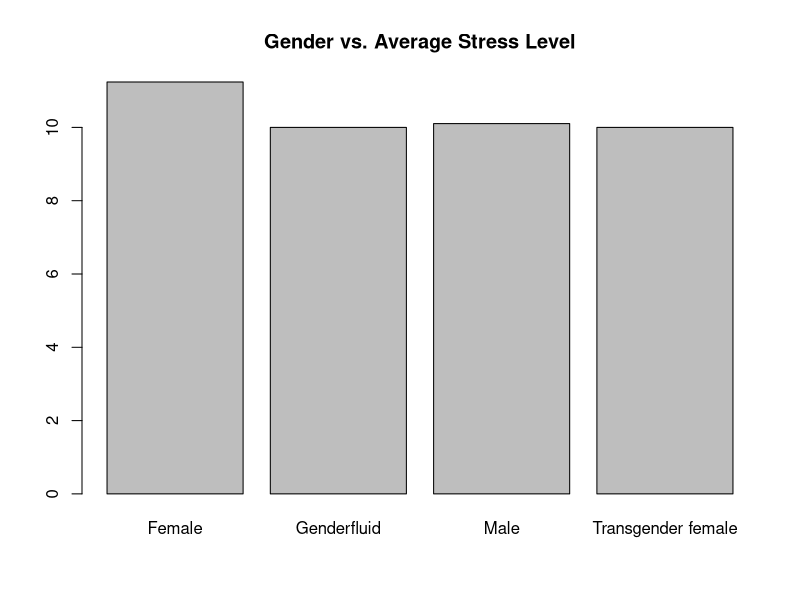
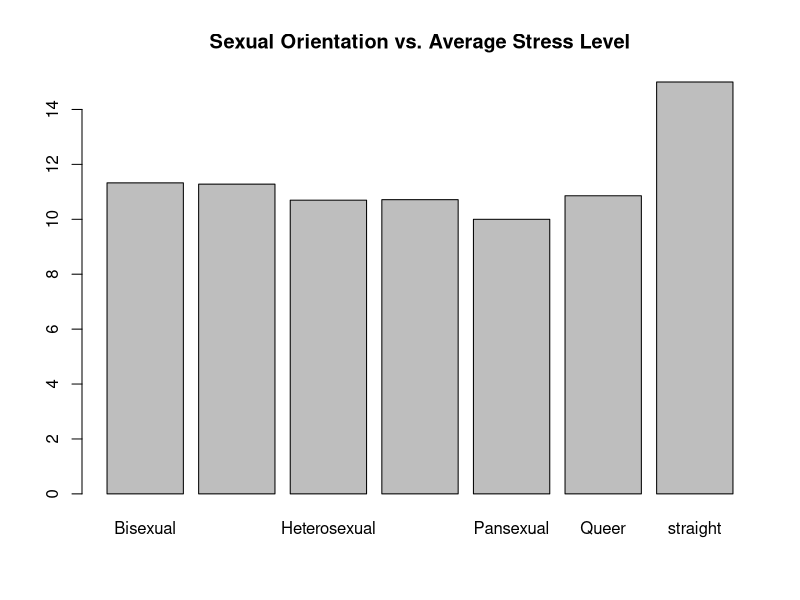
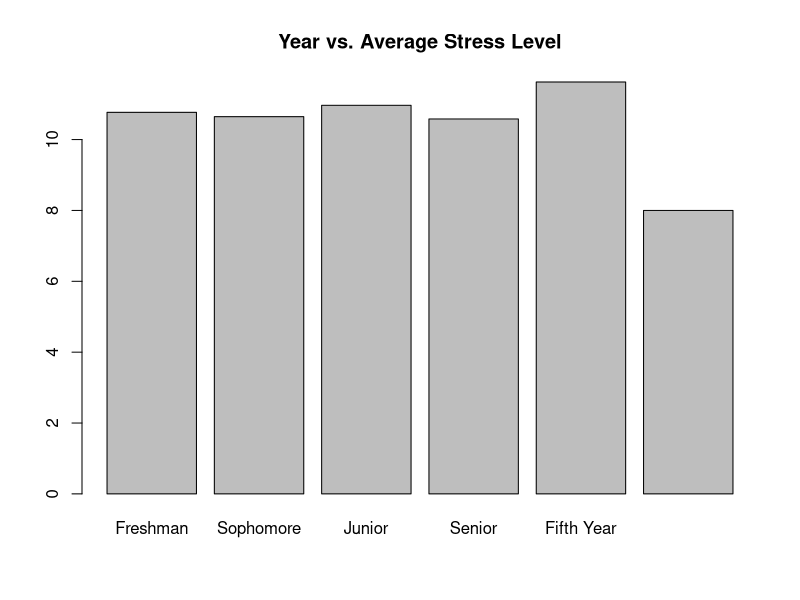
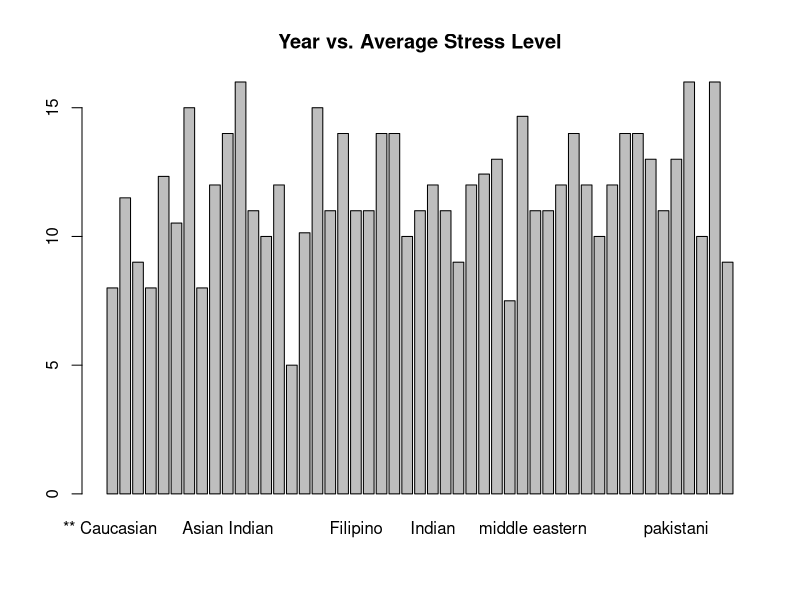
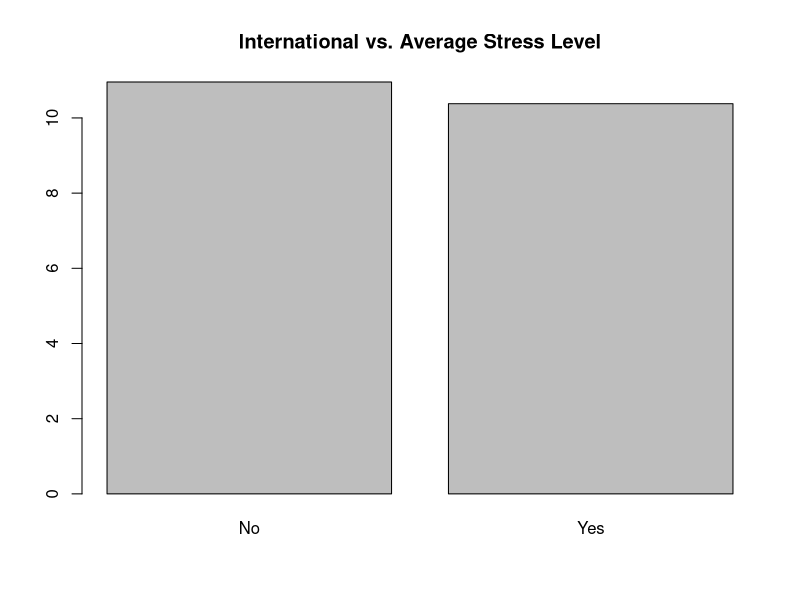
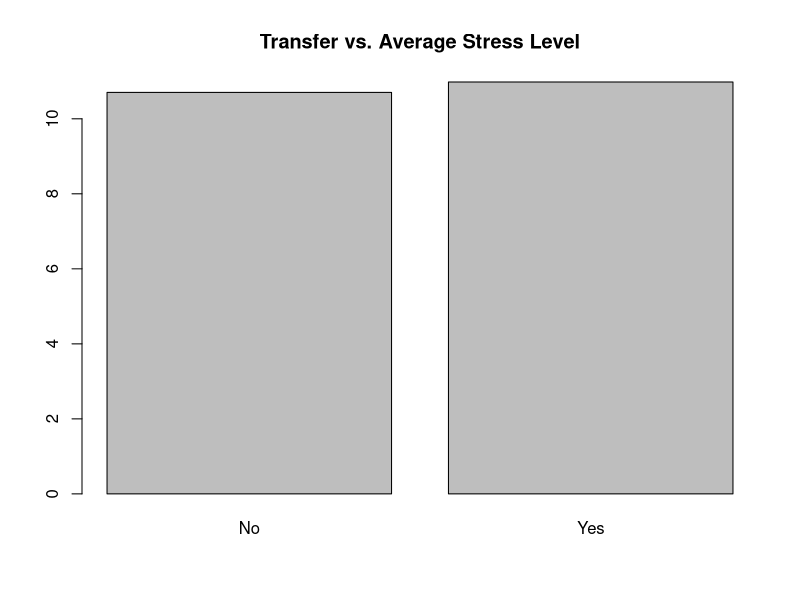
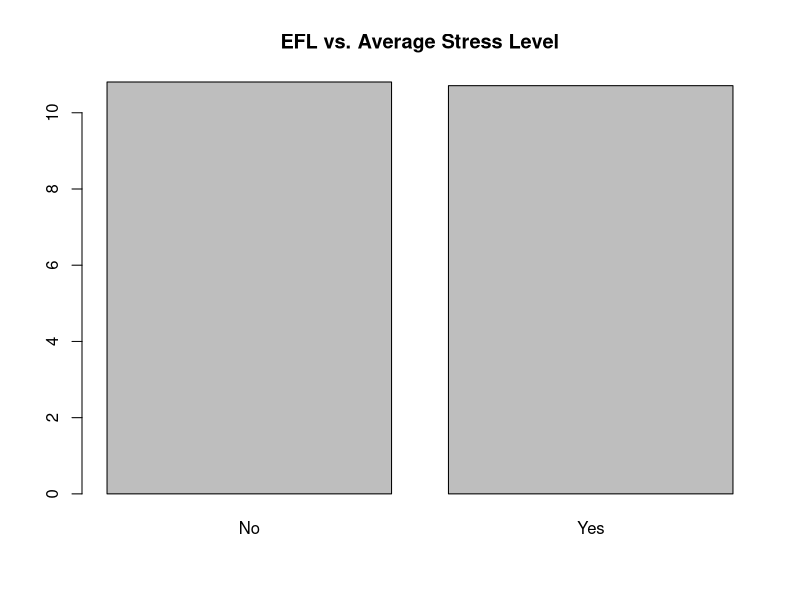
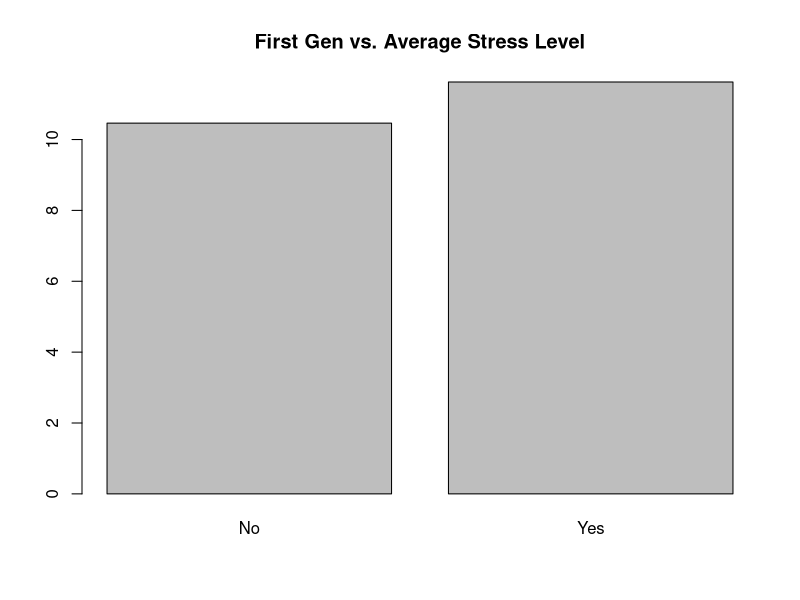

Source code (R) for these figures, in order:
## ---- chunk 1
stem = read.csv("stem_newfactors.csv", na.strings=c("",NA))
head(stem)
## ---- chunk 2
# gender
barplot(tapply(stem$Stress_Factor, stem$Gender, mean), main="Gender vs. Average Stress Level")

# orientation
barplot(tapply(stem$Stress_Factor, stem$Orientation, mean), main="Sexual Orientation vs. Average Stress Level")

# year
# refactor order
stem$Year <- factor(stem$Year, levels = c("Freshman", "Sophomore", "Junior", "Senior", "Fifth Year", "Graduate Student"))
barplot(tapply(stem$Stress_Factor, stem$Year, mean), main="Year vs. Average Stress Level")

# ethnic, work on this in a bit
levels(stem$Ethnic)
barplot(tapply(stem$Stress_Factor, stem$Ethnic, mean), main="Year vs. Average Stress Level")

# international
barplot(tapply(stem$Stress_Factor, stem$International, mean,na.rm=TRUE), main="International vs. Average Stress Level")

# transfer
barplot(tapply(stem$Stress_Factor, stem$Transfer, mean,na.rm=TRUE), main="Transfer vs. Average Stress Level")

# efl
barplot(tapply(stem$Stress_Factor, stem$EFL, mean), main="EFL vs. Average Stress Level")

# first gen
barplot(tapply(stem$Stress_Factor, stem$FirstGen, mean,na.rm=TRUE), main="First Gen vs. Average Stress Level")

# gpa
stem$GPA[stem$GPA == 0] <- NA
range(stem$GPA,na.rm=TRUE)

stem$GPA[stem$GPA < 1.0] = 0
stem$GPA[stem$GPA >= 1.0 & stem$GPA < 2.0] = 1
stem$GPA[stem$GPA >= 2.0 & stem$GPA < 3.0] = 2
stem$GPA[stem$GPA >= 3.0 & stem$GPA < 4.0] = 3
stem$GPA[stem$GPA >= 4.0] = 4

barplot(tapply(stem$Stress_Factor, stem$GPA, mean,na.rm=TRUE), main="GPA vs. Average Stress Level")
## ---- chunk 3
# q3.2, .5, .15, ethnic, year, gender
# how correlated are these variables with the stress_factor variable

stem$GPA[stem$GPA == 0] = mean(stem$GPA) 
target = stem[,'Stress_Factor']


q2 = stem[,'Q3.2']
q5 = stem[,'Q3.5']
q15 = stem[,'Q3.15']
q14 = stem[,'Q3.14']
ses = stem[,'SES_Factor']



cor(q2, target)
res <- cor.test(q2, target, 
                    method = "pearson")
res$p.value
barplot(tapply(target, q2, mean), main = 'Q3.2 versus Stress Level', ylab = 'Stress Level', xlab = 'Level of preparedness from hs for STEM', ylim = c(10, 13)) 

cor(q5, target)
res <- cor.test(q5, target, 
                    method = "pearson")
res$p.value
barplot(tapply(target, q5, mean), main = 'Q3.5 versus Stress Level', ylab = 'Stress Level', xlab = 'Level of work needed to pay for expenses', ylim = c(8, 12)) 

cor(q15, target)
res <- cor.test(q15, target, 
                    method = "pearson")
res$p.value
barplot(tapply(target, q15, mean), main = 'Q3.15 versus Stress Level', ylab = 'Stress Level', xlab = 'To what extent do you know what you want to do after graduation', ylim = c(10, 11.5)) 

cor(q14, target)
res <- cor.test(q14, target, 
                    method = "pearson")
res$p.value
barplot(tapply(target, q14, mean), main = 'Q3.14 versus Stress Level', ylab = 'Stress Level', xlab = 'To what extent do you seek help when you have an academic problem', ylim = c(9, 12))

cor(ses, target)
res <- cor.test(ses, target, 
                    method = "pearson")
res$p.value
barplot(tapply(target, ses, mean), main = 'SES versus Stress Level', ylab = 'Stress Level', xlab = 'SES', ylim = c(8,12))

## ---- chunk 4
# ANOVA
gender <- aov(Stress_Factor~Gender, data = stem)
summary(gender) # significantly different

orientation <- aov(Stress_Factor~Orientation, data = stem)
summary(orientation) # not significantly different

year <- aov(Stress_Factor~Year, data = stem)
summary(year) # not significantly different

international <- aov(Stress_Factor~International, data = stem)
summary(international) # significantly different

transfer <- aov(Stress_Factor~Transfer, data = stem)
summary(transfer) # not significantly different

efl <- aov(Stress_Factor~EFL, data = stem)
summary(efl) # not significantly different

firstgen <- aov(Stress_Factor~FirstGen, data = stem)
summary(firstgen) # significantly different

# simple linear reg
gpa_lm <- lm(Stress_Factor ~ GPA, data = stem)
summary(gpa_lm) # gpa is significant 

# we will use gender, firstgen, and gpa in our linear reg, Q3.2, Q3.5, Q3.14
## ---- chunk 5
# linear regression
model = lm(Stress_Factor ~ Gender+ FirstGen +GPA+ Q3.2 + Q3.5 + Q3.14, data = stem)
summary(model)

plot(model)
